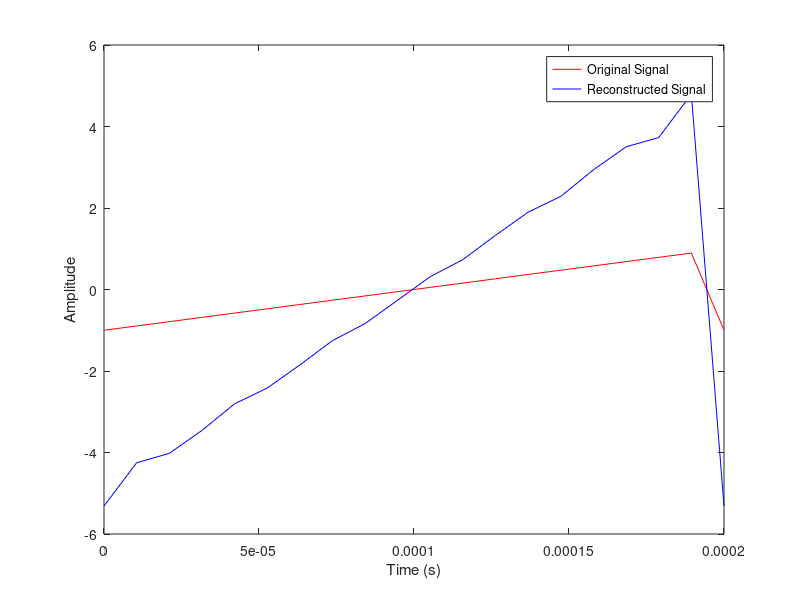

MATLAB code for this plot:
% Define signal parameters
frequency = 5000; % Fundamental frequency
samplingRate = 100000; % Sampling frequency
period = 1/frequency; % Signal period
harmonics = 50; % Number of Fourier series terms

% Create time vector and generate the signal
timeVec = linspace(0, period, samplingRate*period); % Time vector
sawWave = sawtooth(2*pi*frequency*timeVec); % Sawtooth wave signal

% Calculate Fourier coefficients
a0 = mean(sawWave);
coeffA = zeros(1, harmonics);
coeffB = zeros(1, harmonics);
for harmonic = 1:harmonics
    coeffA(harmonic) = 2/period * trapz(timeVec, sawWave .* cos(2*pi*harmonic*frequency*timeVec));
    coeffB(harmonic) = 2/period * trapz(timeVec, sawWave .* sin(2*pi*harmonic*frequency*timeVec));
end

% Reconstruct the signal using the Fourier series
reconstructedSignal = a0/2;
for harmonic = 1:harmonics
    reconstructedSignal = reconstructedSignal + coeffA(harmonic)*cos(2*pi*harmonic*frequency*timeVec) + coeffB(harmonic)*sin(2*pi*harmonic*frequency*timeVec);
end

% Plot the original and reconstructed signals
figure;
plot(timeVec, sawWave, 'r', timeVec, reconstructedSignal, 'b');
xlabel('Time (s)');
ylabel('Amplitude');
legend('Original Signal', 'Reconstructed Signal');
